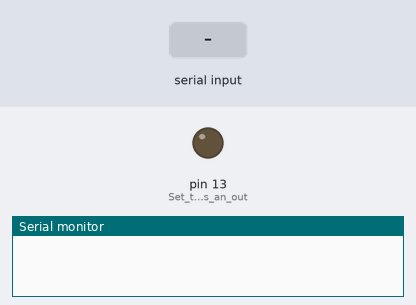
A sketch run on a simulated Arduino Uno, built with avr-gcc and run on an emulated ATmega328P. On the bench: output pins drawn as LEDs (lit = HIGH), the last lines printed to the serial monitor. The test bench sets the inputs (shaded band).

Above: at 1.2 s.
1.3 s: "1" received over Serial
At 2.6 s:
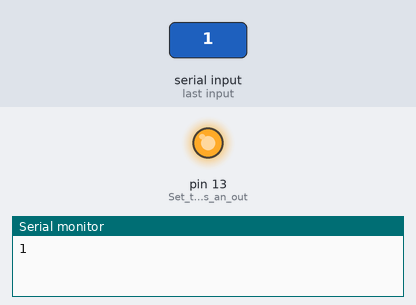
Timing chart, 0 to 4.3 s (numbered marks = the images above; inputs shaded):
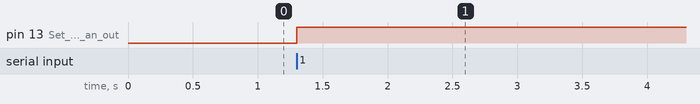

The sketch:

Bluetooth_led.ino
```cpp
char command;
int ledstate = 0;

void setup() {
  pinMode(13, OUTPUT); // Set the LED pin as an output
  Serial.begin(9600); // Start serial communication with the Bluetooth module
}

void loop() {
  if (Serial.available() > 0) {
    command = Serial.read();
    Serial.println(command);
    if(command == '1') {
      ledstate++;
      if(ledstate%2!=0)
        digitalWrite(13, HIGH);
      else
        digitalWrite(13, LOW);
    }
  }
}
```

Measured:
- after the input at 1.3 s, pin 13 (Set_the_LED_pin_as_an_out): LOW → HIGH at once
